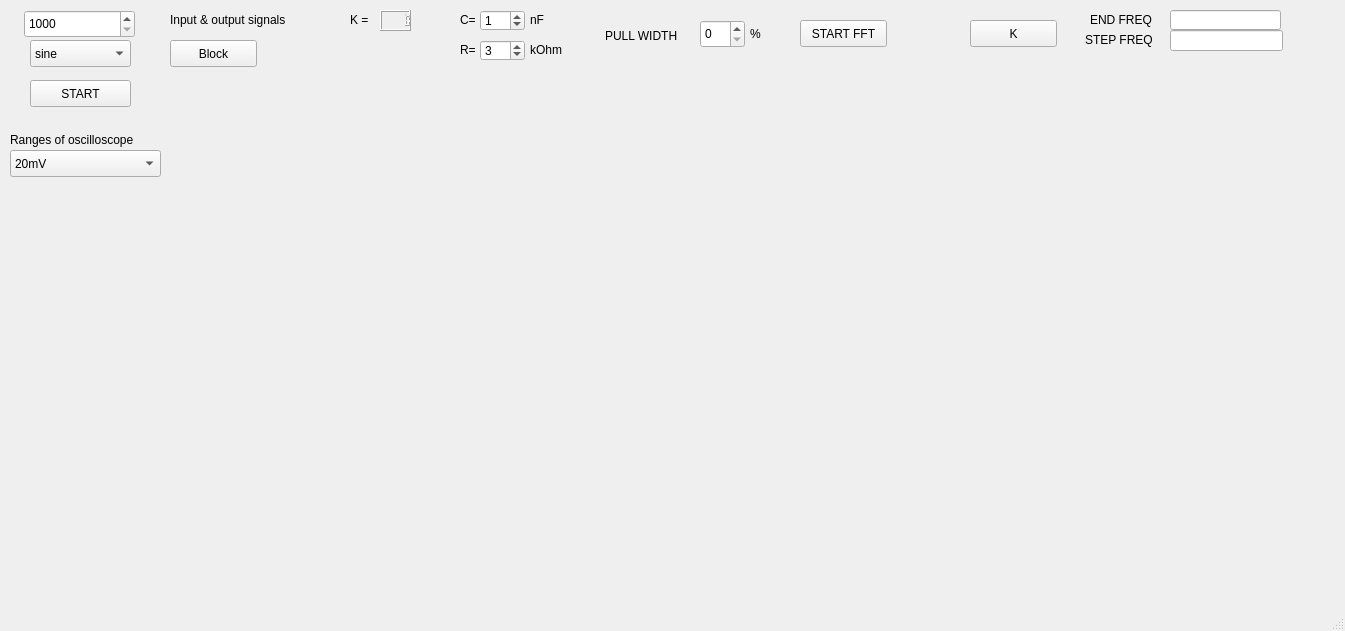
<?xml version="1.0" encoding="UTF-8"?>
<ui version="4.0">
 <class>MainWindow</class>
 <widget class="QMainWindow" name="MainWindow">
  <property name="geometry">
   <rect>
    <x>0</x>
    <y>0</y>
    <width>1345</width>
    <height>631</height>
   </rect>
  </property>
  <property name="windowTitle">
   <string>MainWindow</string>
  </property>
  <widget class="QWidget" name="centralwidget">
   <widget class="QComboBox" name="comboBox">
    <property name="geometry">
     <rect>
      <x>30</x>
      <y>40</y>
      <width>101</width>
      <height>27</height>
     </rect>
    </property>
    <item>
     <property name="text">
      <string>sine</string>
     </property>
    </item>
    <item>
     <property name="text">
      <string>square</string>
     </property>
    </item>
    <item>
     <property name="text">
      <string>triangle</string>
     </property>
    </item>
    <item>
     <property name="text">
      <string>rising sawtooth</string>
     </property>
    </item>
    <item>
     <property name="text">
      <string>falling sawtooth</string>
     </property>
    </item>
    <item>
     <property name="text">
      <string>DC voltage</string>
     </property>
    </item>
   </widget>
   <widget class="QPushButton" name="startButton">
    <property name="geometry">
     <rect>
      <x>30</x>
      <y>80</y>
      <width>101</width>
      <height>27</height>
     </rect>
    </property>
    <property name="text">
     <string>START</string>
    </property>
   </widget>
   <widget class="QSpinBox" name="frecBox">
    <property name="geometry">
     <rect>
      <x>24</x>
      <y>10</y>
      <width>111</width>
      <height>28</height>
     </rect>
    </property>
    <property name="minimum">
     <number>1000</number>
    </property>
    <property name="maximum">
     <number>20000000</number>
    </property>
   </widget>
   <widget class="QPushButton" name="pushButton">
    <property name="geometry">
     <rect>
      <x>170</x>
      <y>40</y>
      <width>87</width>
      <height>27</height>
     </rect>
    </property>
    <property name="text">
     <string>Block</string>
    </property>
   </widget>
   <widget class="QCustomPlot" name="customPlot" native="true">
    <property name="geometry">
     <rect>
      <x>170</x>
      <y>80</y>
      <width>391</width>
      <height>241</height>
     </rect>
    </property>
   </widget>
   <widget class="QLabel" name="label">
    <property name="geometry">
     <rect>
      <x>170</x>
      <y>10</y>
      <width>151</width>
      <height>19</height>
     </rect>
    </property>
    <property name="text">
     <string>Input &amp; output signals</string>
    </property>
   </widget>
   <widget class="QLCDNumber" name="lcdK">
    <property name="geometry">
     <rect>
      <x>380</x>
      <y>10</y>
      <width>31</width>
      <height>21</height>
     </rect>
    </property>
   </widget>
   <widget class="QLabel" name="label_2">
    <property name="geometry">
     <rect>
      <x>350</x>
      <y>10</y>
      <width>21</width>
      <height>19</height>
     </rect>
    </property>
    <property name="text">
     <string>K =</string>
    </property>
   </widget>
   <widget class="QSpinBox" name="WIDTH">
    <property name="geometry">
     <rect>
      <x>700</x>
      <y>20</y>
      <width>45</width>
      <height>28</height>
     </rect>
    </property>
   </widget>
   <widget class="QLabel" name="label_3">
    <property name="geometry">
     <rect>
      <x>605</x>
      <y>20</y>
      <width>91</width>
      <height>31</height>
     </rect>
    </property>
    <property name="text">
     <string>PULL WIDTH</string>
    </property>
   </widget>
   <widget class="QLabel" name="label_4">
    <property name="geometry">
     <rect>
      <x>750</x>
      <y>18</y>
      <width>71</width>
      <height>31</height>
     </rect>
    </property>
    <property name="text">
     <string>%</string>
    </property>
   </widget>
   <widget class="QCustomPlot" name="deltaPlot" native="true">
    <property name="geometry">
     <rect>
      <x>600</x>
      <y>80</y>
      <width>361</width>
      <height>241</height>
     </rect>
    </property>
   </widget>
   <widget class="QPushButton" name="pushButton_2">
    <property name="geometry">
     <rect>
      <x>800</x>
      <y>20</y>
      <width>87</width>
      <height>27</height>
     </rect>
    </property>
    <property name="text">
     <string>START FFT</string>
    </property>
   </widget>
   <widget class="QCustomPlot" name="FTI" native="true">
    <property name="geometry">
     <rect>
      <x>170</x>
      <y>340</y>
      <width>391</width>
      <height>241</height>
     </rect>
    </property>
   </widget>
   <widget class="QCustomPlot" name="HFunc" native="true">
    <property name="geometry">
     <rect>
      <x>600</x>
      <y>340</y>
      <width>361</width>
      <height>241</height>
     </rect>
    </property>
   </widget>
   <widget class="QLabel" name="label_5">
    <property name="geometry">
     <rect>
      <x>460</x>
      <y>40</y>
      <width>16</width>
      <height>19</height>
     </rect>
    </property>
    <property name="text">
     <string>R=</string>
    </property>
   </widget>
   <widget class="QSpinBox" name="resister">
    <property name="geometry">
     <rect>
      <x>480</x>
      <y>40</y>
      <width>45</width>
      <height>21</height>
     </rect>
    </property>
    <property name="value">
     <number>3</number>
    </property>
   </widget>
   <widget class="QLabel" name="label_6">
    <property name="geometry">
     <rect>
      <x>460</x>
      <y>10</y>
      <width>31</width>
      <height>19</height>
     </rect>
    </property>
    <property name="text">
     <string>C=</string>
    </property>
   </widget>
   <widget class="QSpinBox" name="capacity">
    <property name="geometry">
     <rect>
      <x>480</x>
      <y>10</y>
      <width>45</width>
      <height>21</height>
     </rect>
    </property>
    <property name="maximum">
     <number>10000</number>
    </property>
    <property name="value">
     <number>1</number>
    </property>
   </widget>
   <widget class="QCustomPlot" name="koeff" native="true">
    <property name="geometry">
     <rect>
      <x>970</x>
      <y>80</y>
      <width>351</width>
      <height>241</height>
     </rect>
    </property>
   </widget>
   <widget class="QPushButton" name="pushButton_3">
    <property name="geometry">
     <rect>
      <x>970</x>
      <y>20</y>
      <width>87</width>
      <height>27</height>
     </rect>
    </property>
    <property name="text">
     <string>K</string>
    </property>
   </widget>
   <widget class="QLabel" name="label_7">
    <property name="geometry">
     <rect>
      <x>530</x>
      <y>10</y>
      <width>66</width>
      <height>19</height>
     </rect>
    </property>
    <property name="text">
     <string>nF</string>
    </property>
   </widget>
   <widget class="QLabel" name="label_8">
    <property name="geometry">
     <rect>
      <x>530</x>
      <y>40</y>
      <width>66</width>
      <height>19</height>
     </rect>
    </property>
    <property name="text">
     <string>kOhm</string>
    </property>
   </widget>
   <widget class="QLineEdit" name="ef">
    <property name="geometry">
     <rect>
      <x>1170</x>
      <y>10</y>
      <width>111</width>
      <height>20</height>
     </rect>
    </property>
   </widget>
   <widget class="QLineEdit" name="st">
    <property name="geometry">
     <rect>
      <x>1170</x>
      <y>30</y>
      <width>113</width>
      <height>21</height>
     </rect>
    </property>
   </widget>
   <widget class="QLabel" name="label_9">
    <property name="geometry">
     <rect>
      <x>1090</x>
      <y>10</y>
      <width>81</width>
      <height>20</height>
     </rect>
    </property>
    <property name="text">
     <string>END FREQ</string>
    </property>
   </widget>
   <widget class="QLabel" name="label_10">
    <property name="geometry">
     <rect>
      <x>1085</x>
      <y>30</y>
      <width>81</width>
      <height>20</height>
     </rect>
    </property>
    <property name="text">
     <string>STEP FREQ</string>
    </property>
   </widget>
   <widget class="QLabel" name="label_11">
    <property name="geometry">
     <rect>
      <x>10</x>
      <y>130</y>
      <width>151</width>
      <height>19</height>
     </rect>
    </property>
    <property name="text">
     <string>Ranges of oscilloscope</string>
    </property>
   </widget>
   <widget class="QComboBox" name="comboBox_2">
    <property name="geometry">
     <rect>
      <x>10</x>
      <y>150</y>
      <width>151</width>
      <height>27</height>
     </rect>
    </property>
    <item>
     <property name="text">
      <string>20mV</string>
     </property>
    </item>
    <item>
     <property name="text">
      <string>50mV</string>
     </property>
    </item>
    <item>
     <property name="text">
      <string>100mV</string>
     </property>
    </item>
    <item>
     <property name="text">
      <string>200mV</string>
     </property>
    </item>
    <item>
     <property name="text">
      <string>500mV</string>
     </property>
    </item>
    <item>
     <property name="text">
      <string>1V</string>
     </property>
    </item>
    <item>
     <property name="text">
      <string>2V</string>
     </property>
    </item>
    <item>
     <property name="text">
      <string>5V</string>
     </property>
    </item>
    <item>
     <property name="text">
      <string>10V</string>
     </property>
    </item>
    <item>
     <property name="text">
      <string>20V</string>
     </property>
    </item>
   </widget>
  </widget>
  <widget class="QMenuBar" name="menubar">
   <property name="geometry">
    <rect>
     <x>0</x>
     <y>0</y>
     <width>1345</width>
     <height>24</height>
    </rect>
   </property>
  </widget>
  <widget class="QStatusBar" name="statusbar"/>
 </widget>
 <customwidgets>
  <customwidget>
   <class>QCustomPlot</class>
   <extends>QWidget</extends>
   <header>qcustomplot.h</header>
   <container>1</container>
  </customwidget>
 </customwidgets>
 <resources/>
 <connections/>
</ui>
